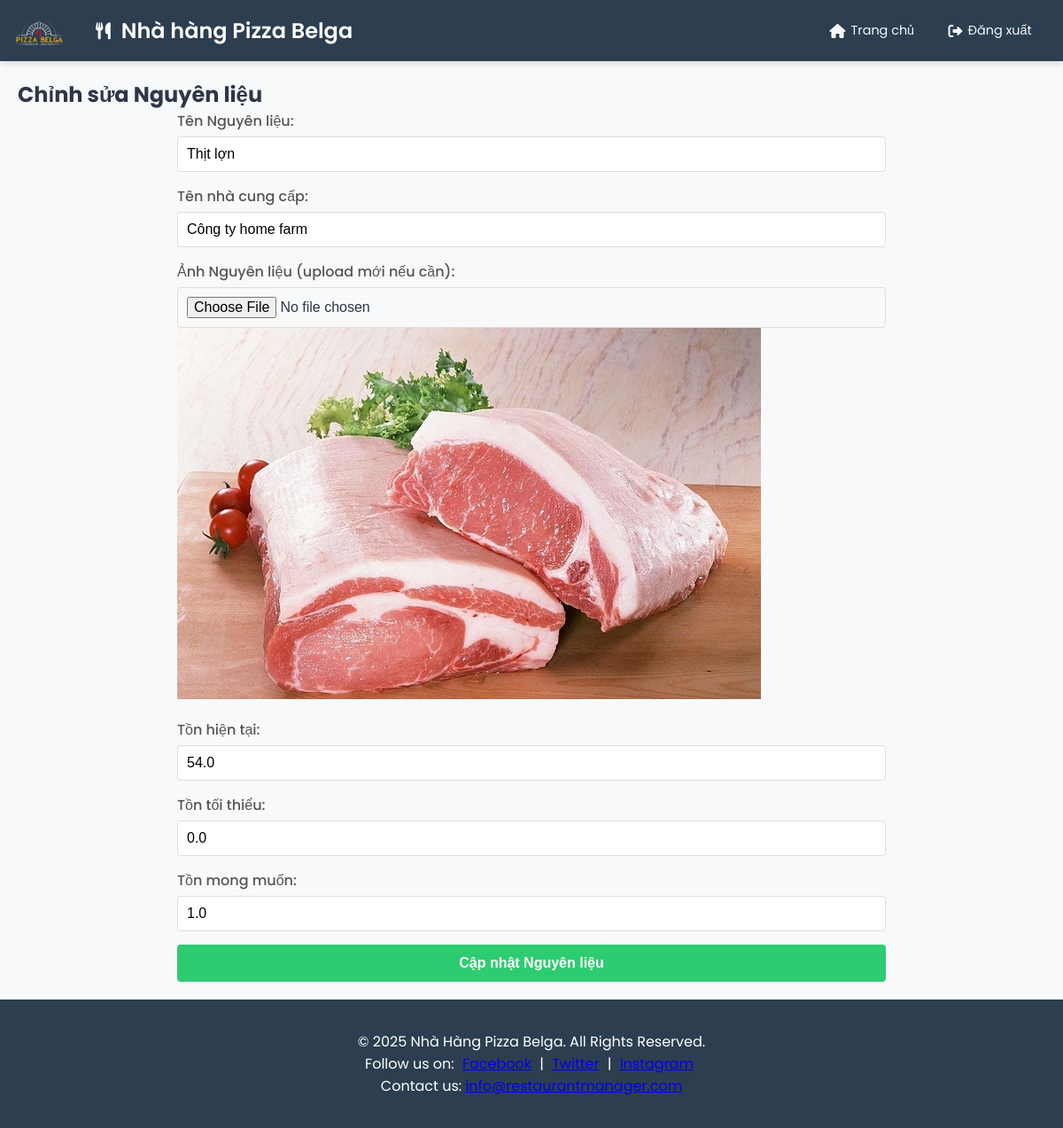
The page /ingredient/edit/1 on the database its author committed.
### models/ingredient.py (models this page shows, shortened)
class Ingredient(db.Model):
    __tablename__ = 'ingredients'
    id = db.Column(db.Integer, primary_key=True)
    name = db.Column(db.String(120), nullable=False)
    unit = db.Column(db.String(20))
    image = db.Column(db.Text)
    name_supplier = db.Column(db.Text)
    current_stock = db.Column(db.Float, default=0.0)
    min_stock = db.Column(db.Float, default=0.0)
    target_stock = db.Column(db.Float, default=1.0)
    prev_used = db.Column(db.Float, default=1.0, nullable=False)
    total_used = db.Column(db.Float, default=1.0, nullable=False)
    discrepancy = db.Column(db.Float, default=0.0, nullable=False)
    transactions = db.relationship("WarehouseTransaction", backref="ingredient", lazy=True)

### routes/ingredient.py (the view, shortened to what this page needs)
@ingredient_bp.route('/edit/<int:ingredient_id>', methods=['GET', 'POST'])
def edit_ingredient(ingredient_id):
    ingredient = Ingredient.query.get_or_404(ingredient_id)
    return render_template('edit_ingredient.html', ingredient=ingredient)

### app.py (called while the page is built)
@app.before_request
def log_request_info():
    logging.info(f"Request: {request.method} {request.path}")
    logging.info(f"Headers: {request.headers}")
    logging.info(f"Body: {request.get_data()}")

@app.after_request
def log_response_info(response):
    logging.info(f"Response status: {response.status}")
    return response

### templates/edit_ingredient.html (shortened to what this page needs)
{% extends "layout.html" %}
{% block content %}
<div class="ingredient-form-container">
    <h2>Chỉnh sửa Nguyên liệu</h2>
    <form method="POST" enctype="multipart/form-data">
        <div class="form-group">
            <label for="name">Tên Nguyên liệu:</label>
            <input type="text" name="name" id="name" value="{{ ingredient.name }}" required>
        </div>
        <div class="form-group">
            <label for="name_supplier">Tên nhà cung cấp:</label>
            <input type="text" name="name_supplier" id="name_supplier" value="{{ ingredient.name_supplier }}" required>
        </div>
        <div class="form-group">
            <label for="image">Ảnh Nguyên liệu (upload mới nếu cần):</label>
            <input type="file" name="image" id="image">
            {% if ingredient.image %}
            <div class="current-image">
                <img src="{{ ingredient.image }}" alt="{{ ingredient.name }}">
            </div>
            {% endif %}
        </div>
        <div class="form-group">
            <label for="current_stock">Tồn hiện tại:</label>
            <input type="number" name="current_stock" id="current_stock" step="0.01" value="{{ ingredient.current_stock }}" required>
        </div>
        <div class="form-group">
            <label for="min_stock">Tồn tối thiểu:</label>
            <input type="number" name="min_stock" id="min_stock" step="0.01" value="{{ ingredient.min_stock }}" required>
        </div>
        <div class="form-group">
            <label for="target_stock">Tồn mong muốn:</label>
            <input type="number" name="target_stock" id="target_stock" step="0.01" value="{{ ingredient.target_stock }}" required>
        </div>
        <button type="submit" class="btn btn-submit">Cập nhật Nguyên liệu</button>
    </form>
</div>
{% endblock %}

### static/css/style.css (style rules this page uses)
:root { --primary-color: #4a6fa5; --primary-dark: #345785; --secondary-color: #ff7e5f; --accent-color: #38b2ac; --background-color: #f8f9fa; --header-bg: #2c3e50; --header-hover: #34495e; --text-light: #f8f9fa; --text-dark: #2d3748; --border-color: #e2e8f0; --success-color: #38a169; --warning-color: #e9b949; --danger-color: #e53e3e; --info-color: #4299e1; }
* { margin: 0; padding: 0; box-sizing: border-box; }
body { font-family: 'Poppins', sans-serif; background-color: var(--background-color); color: var(--text-dark); min-height: 100vh; display: flex; flex-direction: column; }
.btn { padding: 8px 16px; border-radius: 4px; border: none; cursor: pointer; font-weight: 500; transition: all 0.2s ease; }
form { max-width: 800px; margin: 0 auto; }
.form-group { margin-bottom: 20px; }

### static/css/order.css (style rules this page uses)
.btn { display: inline-block; padding: 8px 16px; background-color: #3498db; color: white; text-decoration: none; border-radius: 4px; font-weight: 600; transition: background-color 0.3s; }

### static/css/ingredient.css (style rules this page uses)
.btn { padding: 10px 20px; border-radius: 4px; text-decoration: none; font-size: 14px; transition: background-color 0.3s ease; color: #fff; display: inline-block; }

### static/css/statistical.css (style rules this page uses)
.btn-submit { padding: 10px 20px; background-color: #3498db; color: #fff; border: none; border-radius: 4px; cursor: pointer; transition: background-color 0.3s ease; }

### static/css/manage_user.css (style rules this page uses)
.btn-submit { width: 100%; padding: 10px; background-color: #2ecc71; color: #fff; border: none; border-radius: 4px; font-size: 16px; cursor: pointer; transition: background-color 0.3s ease; }

### static/css/payment.css (style rules this page uses)
.form-group { margin-bottom: 15px; }
.form-group label { display: block; margin-bottom: 5px; font-weight: 500; color: #555; }
.form-group input, .form-group select { width: 100%; padding: 10px; border: 1px solid #ddd; border-radius: 4px; font-size: 1rem; box-sizing: border-box; transition: border-color 0.3s ease; }
.btn.btn-submit { width: 100%; padding: 12px; background-color: #2ecc71; color: #fff; border: none; border-radius: 4px; font-size: 1rem; font-weight: 600; cursor: pointer; transition: background-color 0.3s ease, transform 0.2s ease; }

### rows shown on the page
Ingredient: name "Thịt lợn", name_supplier "Công ty home farm", image (picture), current_stock "54.0", min_stock "0.0", target_stock "1.0"
